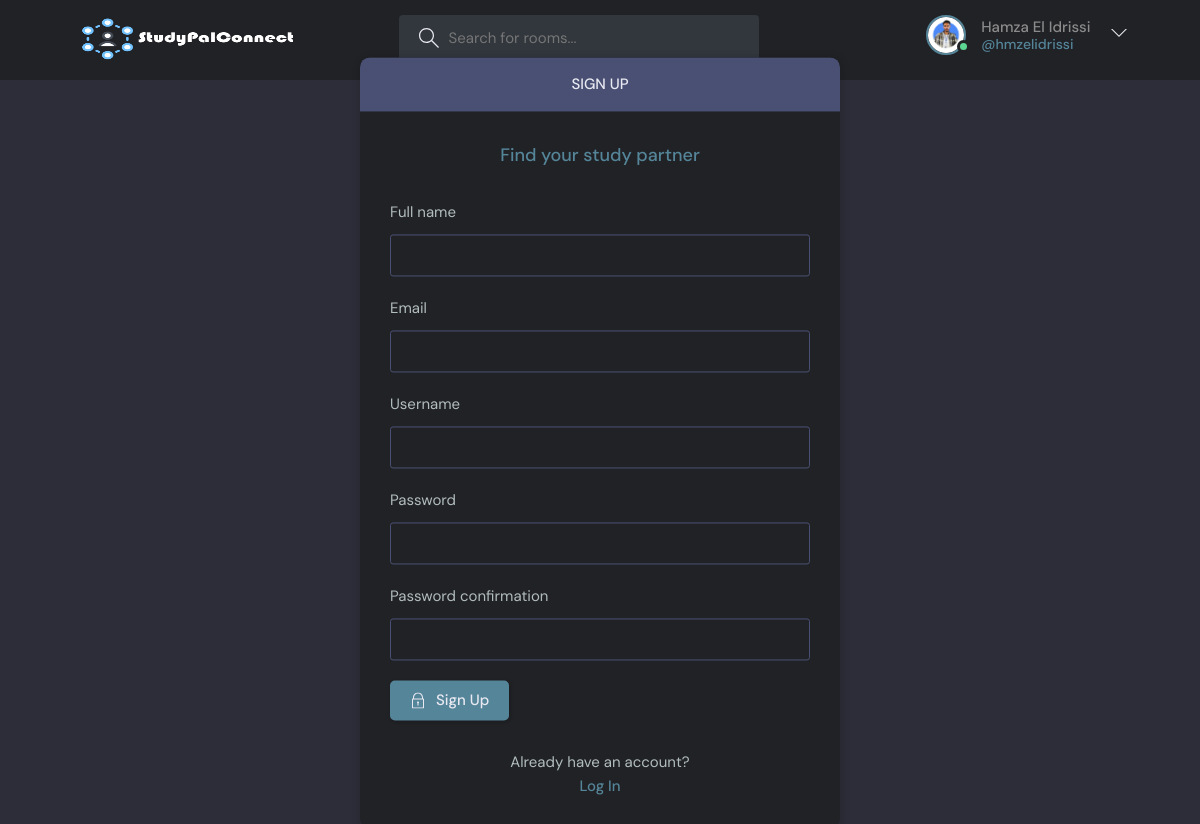
Screenshot of /register/ (signed in) with the database file from the repository.
### Core/models.py (models this page shows, shortened)
class User(AbstractUser):
    full_name = models.CharField(max_length=200, null=True)
    email = models.EmailField(unique=True, null=True)
    username = models.CharField(max_length=150, unique=True)
    avatar = models.ImageField(blank=True, null=True, default="avatar.svg")
    bio = models.TextField(max_length=500, blank=True)

### Core/views.py (the view, shortened to what this page needs)
# urls.py: path('register/', views.register_page, name="register"),
def register_page(request):
    form = NewUserForm()
    return render(request, 'Core/login_register.html', {'form': form})

### Core/forms.py
class NewUserForm(UserCreationForm):
    class Meta:
        model = User
        fields = ['full_name', 'email', 'username', 'password1', 'password2']

### templates/Core/login_register.html (shortened to what this page needs)
{% extends 'base.html' %}
{% block content %}
<main class="auth layout">
    {% if page == 'login' %}
    <div class="container">
        <div class="layout__box">
          <div class="layout__boxHeader">
            <div class="layout__boxTitle">
              <h3>Login</h3>
            </div>
          </div>
          <div class="layout__body">
            <h2 class="auth__tagline">Find your study partner</h2>
            <form class="form" method="POST" action="">
                {% csrf_token %}
              <div class="form__group form__group">
                <label for="room_name">Username</label>
                <input id="username" name="username" type="text" placeholder="Enter your username ..." />
              </div>
              <div class="form__group">
                <label for="password">Password</label>
                <input
                  id="password"
                  name="password"
                  type="password"
                  placeholder="&bull;&bull;&bull;&bull;&bull;&bull;&bull;&bull;"
                />
              </div>
              <button class="btn btn--main" type="submit">
                <svg
                  version="1.1"
                  xmlns="http://www.w3.org/2000/svg"
                  width="32"
                  height="32"
                  viewBox="0 0 32 32"
                >
                  <title>lock</title>
                  <path
                    d="M27 12h-1v-2c0-5.514-4.486-10-10-10s-10 4.486-10 10v2h-1c-0.553 0-1 0.447-1 1v18c0 0.553 0.447 1 1 1h22c0.553 0 1-0.447 1-1v-18c0-0.553-0.447-1-1-1zM8 10c0-4.411 3.589-8 8-8s8 3.589 8 8v2h-16v-2zM26 30h-20v-16h20v16z"
                  ></path>
                  <path
                    d="M15 21.694v4.306h2v-4.306c0.587-0.348 1-0.961 1-1.694 0-1.105-0.895-2-2-2s-2 0.895-2 2c0 0.732 0.413 1.345 1 1.694z"
                  ></path>
                </svg>
                Login
              </button>
            </form>
            <div class="auth__action">
              <p>Haven't signed up yet?</p>
              <a href="{% url 'register' %}" class="btn btn--link">Sign Up</a>
            </div>
          </div>
        </div>
    </div>
    {% else %}
    <div class="container">
        <div class="layout__box">
          <div class="layout__boxHeader">
            <div class="layout__boxTitle">
              <h3>Sign up</h3>
            </div>
          </div>
          <div class="layout__body">
            <h2 class="auth__tagline">Find your study partner</h2>
            <form class="form" method="POST" action="">
                {% for field in form %}
                  <div class="form__group form__group">
                    <label for="fullname">{{ field.label }}</label>
                    {{ field }}
                  </div>
                {% endfor %}
              <button class="btn btn--main" type="submit">
                Sign Up
              </button>
            </form>
            <div class="auth__action">
              <p>Already have an account?</p>
              <a href="{% url 'login' %}" class="btn btn--link">Log In</a>
            </div>
          </div>
        </div>
      </div>
    {% endif %}
</main>
{% endblock %}

### templates/navbar.html (shortened to what this page needs)
{% load static %}
<header class="header header--loggedIn">
  <div class="container">
    <a href="{% url 'home' %}" class="header__logo">
      <img src="{% static 'images/logo.png' %}" />
    </a>
    <form class="header__search" method="GET" action="{% url 'home' %}">
      <label>
        <input name="q" placeholder="Search for rooms..." />
      </label>
    </form>
    <nav class="header__menu">
    {% if request.user.is_authenticated %}
      <div class="header__user">
        <a href="{% url 'profile' request.user.id %}">
          <div class="avatar avatar--medium active">
            <img src="{{ request.user.avatar.url }}" />
          </div>
          <p>{{ request.user.full_name }} <span>@{{ request.user.username }}</span></p>
        </a>
        <button class="dropdown-button">
          <svg version="1.1" xmlns="http://www.w3.org/2000/svg" width="32" height="32" viewBox="0 0 32 32">
            <title>chevron-down</title>
            <path d="M16 21l-13-13h-3l16 16 16-16h-3l-13 13z"></path>
          </svg>
        </button>
      </div>
    {% else %}
      <a href="{% url 'login' %}">
        <img src="{% static 'images/avatar.svg' %}" />
        <p>Login/Register</p>
      </a>
    {% endif %}
    </nav>
  </div>
</header>

### rows the page displays
User: user.avatar (picture), user.full_name "Hamza El Idrissi", user.username "hmzelidrissi"

### other values shown
{{ field.label }} "Full name" "Email" "Username" "Password" "Password confirmation"
